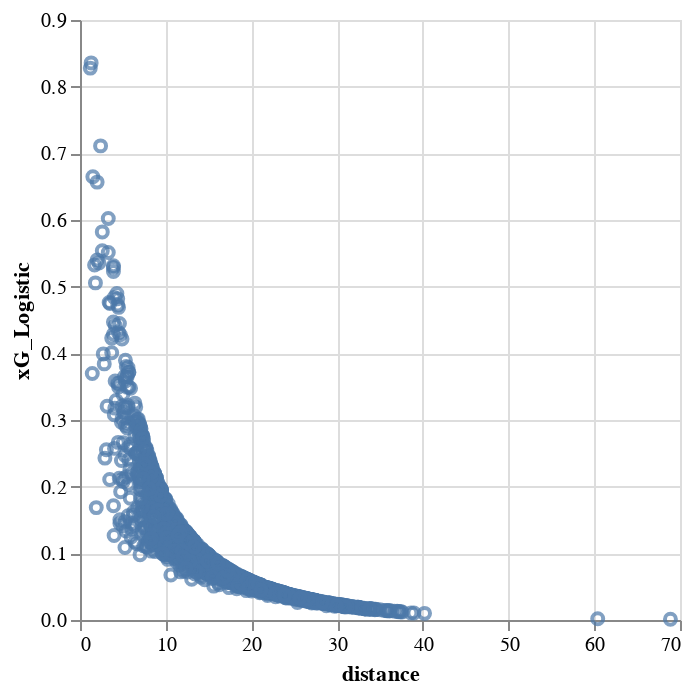

This figure's notebook cell:
### Code cell
import altair as alt

fig = alt.Chart(df_shot).mark_point().encode(
  x='distance',y='xG_Logistic')
fig

### Figure 1 — Vega-Lite specification as saved in the notebook (floating-point values rounded to 4 significant figures; data arrays with more than 128 entries replaced by an {"elided": "..."} marker saying what was removed)
{"config": {"view": {"continuousWidth": 300, "continuousHeight": 300}}, "data": {"name": "data-bce993540ea8bc802bebde6877dbf21c"}, "mark": {"type": "point"}, "encoding": {"x": {"field": "distance", "type": "quantitative"}, "y": {"field": "xG_Logistic", "type": "quantitative"}}, "$schema": "https://vega.github.io/schema/vega-lite/v5.17.0.json", "datasets": {"data-bce993540ea8bc802bebde6877dbf21c": {"elided": "1382 records"}}}
